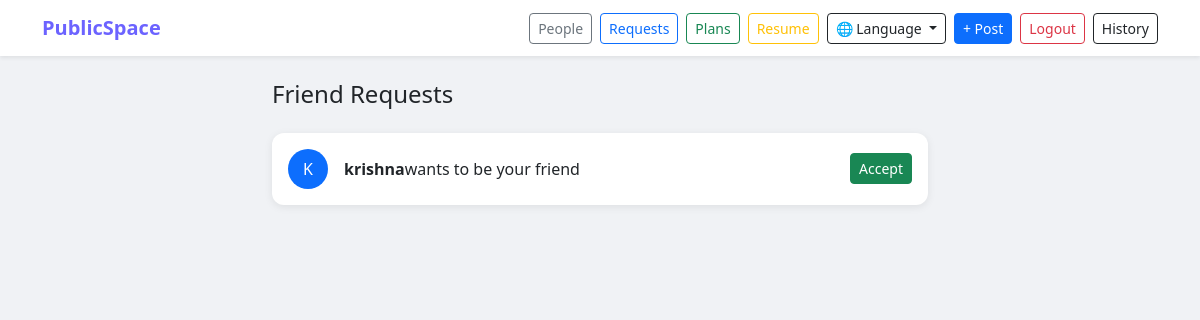
/en/notifications/ (signed in), run on an earlier commit of the app's database.
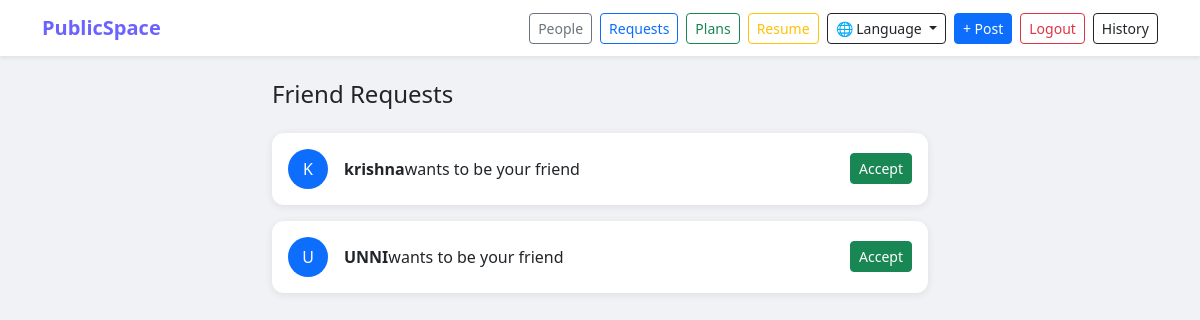
And on a later commit of the database.
### social/models.py (models this page shows, shortened)
class FriendRequest(models.Model):
    from_user = models.ForeignKey(User, related_name='sent_requests', on_delete=models.CASCADE)
    to_user = models.ForeignKey(User, related_name='received_requests', on_delete=models.CASCADE)
    created_at = models.DateTimeField(auto_now_add=True)
    accepted = models.BooleanField(default=False)

### social/views.py (the view)
# urls.py: path('notifications/', views.notifications, name='notifications'),
@login_required
def notifications(request):
    requests = FriendRequest.objects.filter(to_user=request.user)
    return render(request, 'social/notifications.html', {'requests': requests})

### social/templates/social/notifications.html (shortened to what this page needs)
{% extends 'social/base.html' %}
{% block content %}
{% load i18n %}
<h4 class="mb-4">{% trans "Friend Requests" %}</h4>
{% for req in requests %}
<div class="card mb-3">
  <div class="card-body d-flex align-items-center justify-content-between">
    <div class="d-flex align-items-center">
      <div class="rounded-circle bg-primary text-white d-flex align-items-center justify-content-center me-3" style="width:40px;height:40px;">
        {{ req.from_user.username|first|upper }}
      </div>
    </div>
    <a href="{% url 'accept_request' req.pk %}" class="btn btn-sm btn-success">{% trans "Accept" %}</a>
  </div>
</div>
{% empty %}
<div class="alert alert-info">{% trans "No friend requests yet." %}</div>
{% endfor %}
{% endblock %}

What changed in the data, as far as the page shows it:
added FriendRequest: from_user.username|first "U"
